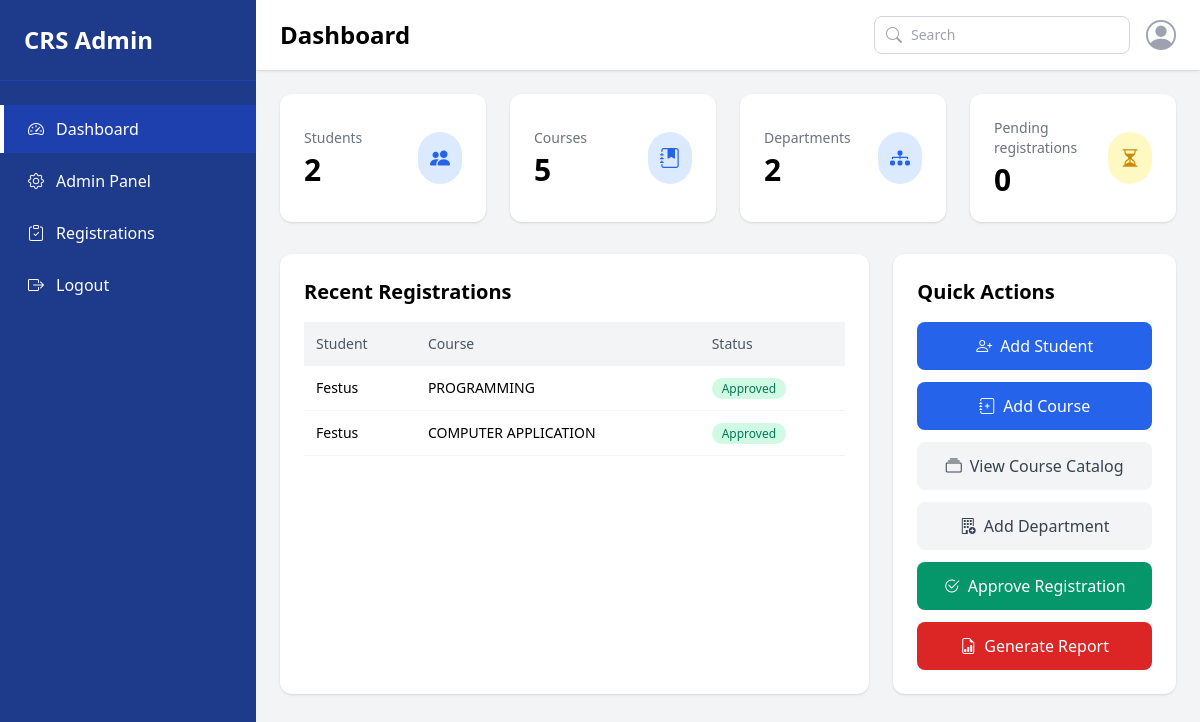
Page /dashboard/admin/ (signed in) on the committed database.
### registrations/models.py (models this page shows, shortened)
class CourseRegistration(models.Model):
    student = models.ForeignKey(Student, on_delete=models.CASCADE, related_name='registrations')
    course = models.ForeignKey(Course, on_delete=models.CASCADE, related_name='registrations')
    status = models.CharField(max_length=20, choices=[('pending', 'Pending'), ('approved', 'Approved'), ('rejected', 'Rejected')], default='pending')
    registered_at = models.DateTimeField(auto_now_add=True)
    class Meta:
        unique_together = ('student', 'course')
        verbose_name_plural = 'Course Registrations'

### students/models.py (models this page shows, shortened)
class Student(models.Model):
    user = models.OneToOneField(settings.AUTH_USER_MODEL, on_delete=models.CASCADE, related_name='student')
    student_id = models.CharField(max_length=30, unique=True)
    department = models.ForeignKey(Department, on_delete=models.SET_NULL, null=True, blank=True, related_name='students')
    admission_year = models.PositiveIntegerField(null=True, blank=True)
    phone_number = models.CharField(max_length=20, blank=True)
    is_active = models.BooleanField(default=True)
    created_at = models.DateTimeField(auto_now_add=True)
    class Meta:
        verbose_name_plural = 'Students'

### accounts/models.py (models this page shows, shortened)
class CustomUser(AbstractUser):
    ROLE_CHOICES = (
        ('student', 'Student'),
        ('admin', 'Admin'),
    )
    email = models.EmailField(unique=True)
    phone_number = models.CharField(max_length=15, blank=True)
    admission_number = models.CharField(max_length=30, unique=True, blank=True, null=True)
    role = models.CharField(max_length=10, choices=ROLE_CHOICES, default='student')

### courses/models.py (models this page shows, shortened)
class Course(models.Model):
    department = models.ForeignKey(
        Department,
        on_delete=models.CASCADE,
        related_name='courses',
        verbose_name='Department/School',
        help_text='Select the department or school offering this course.',
    )
    code = models.CharField(max_length=20, unique=True)
    title = models.CharField(max_length=200)
    description = models.TextField(blank=True)
    credit_hours = models.PositiveIntegerField(
        default=3,
        verbose_name='Units',
        help_text='Number of credit units for this course.',
    )
    semester = models.CharField(max_length=50, blank=True)
    is_active = models.BooleanField(default=True)
    created_at = models.DateTimeField(auto_now_add=True)
    class Meta:
        verbose_name_plural = 'Courses'

### dashboard/views.py (the view)
# urls.py: path("admin/", views.admin_dashboard, name="admin_dashboard"),
@login_required
def admin_dashboard(request):
    total_students = Student.objects.count()
    total_courses = Course.objects.count()
    total_departments = Department.objects.count()
    registrations = CourseRegistration.objects.select_related('student', 'course').order_by('-registered_at')[:10]
    pending_registrations = CourseRegistration.objects.filter(status='pending').count()
    context = {
        'total_students': total_students,
        'total_courses': total_courses,
        'total_departments': total_departments,
        'registrations': registrations,
        'pending_registrations': pending_registrations,
    }
    return render(request, "dashboard/admin_dashboard.html", context)

### templates/dashboard/admin_dashboard.html (shortened to what this page needs)
<!DOCTYPE html>
<html lang="en">
<head>
    <script src="https://cdn.tailwindcss.com"></script>
    <link rel="stylesheet" href="https://cdn.jsdelivr.net/npm/bootstrap-icons@1.11.3/font/bootstrap-icons.min.css">
</head>
<body class="bg-gray-100">
<div class="flex min-h-screen" x-data="{ sidebarOpen: false }">
    <aside :class="sidebarOpen ? 'translate-x-0' : '-translate-x-full'"
           class="fixed md:static md:translate-x-0 z-50 w-64 bg-blue-900 text-white min-h-screen
                  transition-transform duration-200 ease-out">
        <div class="p-6 flex items-center justify-between border-b border-blue-800">
            <span class="text-2xl font-bold">CRS Admin</span>
        </div>
        <nav class="mt-6 space-y-1">
            <a href="{% url 'admin_dashboard' %}"
               class="flex items-center gap-3 px-6 py-3 bg-blue-800 border-l-4 border-white transition-colors duration-150">
                <i class="bi bi-speedometer2"></i> Dashboard
            </a>
            <a href="/admin/"
               class="flex items-center gap-3 px-6 py-3 border-l-4 border-transparent hover:bg-blue-800 transition-colors duration-150">
                <i class="bi bi-gear"></i> Admin Panel
            </a>
            <a href="{% url 'registration_list' %}"
               class="flex items-center gap-3 px-6 py-3 border-l-4 border-transparent hover:bg-blue-800 transition-colors duration-150">
                <i class="bi bi-clipboard-check"></i> Registrations
            </a>
            <a href="{% url 'logout' %}"
               class="flex items-center gap-3 px-6 py-3 border-l-4 border-transparent hover:bg-blue-800 transition-colors duration-150">
                <i class="bi bi-box-arrow-right"></i> Logout
            </a>
        </nav>
    </aside>
    <div class="flex-1 min-w-0">
        <header class="bg-white shadow px-4 md:px-6 py-4 flex justify-between items-center gap-4">
            <div class="flex items-center gap-3">
                <h1 class="text-xl md:text-2xl font-bold">Dashboard</h1>
            </div>
            <div class="flex items-center gap-4">
                <div class="relative hidden sm:block">
                    <i class="bi bi-search absolute left-3 top-1/2 -translate-y-1/2 text-gray-400"></i>
                    <input type="text" placeholder="Search"
                           class="border border-gray-300 rounded-lg pl-9 pr-4 py-2 text-sm
                                  focus:outline-none focus:ring-2 focus:ring-blue-500 transition-colors duration-150">
                </div>
                <i class="bi bi-person-circle text-3xl text-gray-400"></i>
            </div>
        </header>
        <main class="p-4 md:p-6">
            <div class="grid grid-cols-1 sm:grid-cols-2 lg:grid-cols-4 gap-6">
                <div class="bg-white rounded-xl shadow p-6 flex items-center justify-between">
                    <div>
                        <h3 class="text-gray-500 text-sm">Students</h3>
                        <p class="text-3xl font-bold mt-1">{{ total_students }}</p>
                    </div>
                    <div class="bg-blue-100 text-blue-600 p-3 rounded-full">
                        <i class="bi bi-people-fill text-xl"></i>
                    </div>
                </div>
                <div class="bg-white rounded-xl shadow p-6 flex items-center justify-between">
                    <div>
                        <h3 class="text-gray-500 text-sm">Courses</h3>
                        <p class="text-3xl font-bold mt-1">{{ total_courses }}</p>
                    </div>
                    <div class="bg-blue-100 text-blue-600 p-3 rounded-full">
                        <i class="bi bi-journal-bookmark-fill text-xl"></i>
                    </div>
                </div>
                <div class="bg-white rounded-xl shadow p-6 flex items-center justify-between">
                    <div>
                        <h3 class="text-gray-500 text-sm">Departments</h3>
                        <p class="text-3xl font-bold mt-1">{{ total_departments }}</p>
                    </div>
                    <div class="bg-blue-100 text-blue-600 p-3 rounded-full">
                        <i class="bi bi-diagram-3-fill text-xl"></i>
                    </div>
                </div>
                <div class="bg-white rounded-xl shadow p-6 flex items-center justify-between">
                    <div>
                        <h3 class="text-gray-500 text-sm">Pending registrations</h3>
                        <p class="text-3xl font-bold mt-1">{{ pending_registrations }}</p>
                    </div>
                    <div class="bg-yellow-100 text-yellow-600 p-3 rounded-full">
                        <i class="bi bi-hourglass-split text-xl"></i>
                    </div>
                </div>
            </div>
            <div class="grid lg:grid-cols-3 gap-6 mt-8">
                <div class="lg:col-span-2 bg-white rounded-xl shadow p-6 overflow-x-auto">
                    <h2 class="text-xl font-semibold mb-4">Recent Registrations</h2>
                    <table class="w-full text-sm">
                        <thead class="bg-gray-100 text-gray-600">
                        <tr>
                            <th class="text-left p-3 font-medium">Student</th>
                            <th class="text-left p-3 font-medium">Course</th>
                            <th class="text-left p-3 font-medium">Status</th>
                        </tr>
                        </thead>
                        <tbody>
                        {% for registration in registrations %}
                        <tr class="border-b border-gray-100 hover:bg-gray-50 transition-colors duration-150">
                            <td class="p-3">{{ registration.student.user.username }}</td>
                            <td class="p-3">{{ registration.course.title }}</td>
                            <td class="p-3">
                                <span class="px-2.5 py-0.5 rounded-full text-xs font-medium
                                    {% if registration.status == 'approved' %}bg-emerald-100 text-emerald-700
                                    {% elif registration.status == 'rejected' %}bg-red-100 text-red-700
                                    {% else %}bg-yellow-100 text-yellow-700{% endif %}">
                                    {{ registration.status|title }}
                                </span>
                            </td>
                        </tr>
                        {% empty %}
                        <tr>
                            <td colspan="3" class="p-3 text-gray-500">No registrations yet.</td>
                        </tr>
                        {% endfor %}
                        </tbody>
                    </table>
                </div>
                <div class="bg-white rounded-xl shadow p-6">
                    <h2 class="text-xl font-semibold mb-4">Quick Actions</h2>
                    <div class="space-y-3">
                        <a href="/admin/students/student/add/"
                           class="flex items-center justify-center gap-2 w-full bg-blue-600 text-white py-3 rounded-lg
                                  hover:bg-blue-700 transition-colors duration-150">
                            <i class="bi bi-person-plus"></i> Add Student
                        </a>
                        <a href="/admin/courses/course/add/"
                           class="flex items-center justify-center gap-2 w-full bg-blue-600 text-white py-3 rounded-lg
                                  hover:bg-blue-700 transition-colors duration-150">
                            <i class="bi bi-journal-plus"></i> Add Course
                        </a>
                        <a href="{% url 'course_list' %}"
                           class="flex items-center justify-center gap-2 w-full bg-gray-100 text-gray-700 py-3 rounded-lg
                                  hover:bg-gray-200 transition-colors duration-150">
                            <i class="bi bi-collection"></i> View Course Catalog
                        </a>
                        <a href="/admin/departments/department/add/"
                           class="flex items-center justify-center gap-2 w-full bg-gray-100 text-gray-700 py-3 rounded-lg
                                  hover:bg-gray-200 transition-colors duration-150">
                            <i class="bi bi-building-add"></i> Add Department
                        </a>
                        <a href="{% url 'registration_list' %}"
                           class="flex items-center justify-center gap-2 w-full bg-emerald-600 text-white py-3 rounded-lg
                                  hover:bg-emerald-700 transition-colors duration-150">
                            <i class="bi bi-check2-circle"></i> Approve Registration
                        </a>
                        <a href="/admin/"
                           class="flex items-center justify-center gap-2 w-full bg-red-600 text-white py-3 rounded-lg
                                  hover:bg-red-700 transition-colors duration-150">
                            <i class="bi bi-file-earmark-bar-graph"></i> Generate Report
                        </a>
                    </div>
                </div>
            </div>
        </main>
    </div>
</div>
</body>
</html>

### rows in the picture
CourseRegistration: student.user.username "Festus", course "PROGRAMMING", status "Approved"
CourseRegistration: student.user.username "Festus", course "COMPUTER APPLICATION", status "Approved"

### other values in the picture
{{ total_students }} "2"
{{ total_courses }} "5"
{{ total_departments }} "2"
{{ pending_registrations }} "0"
